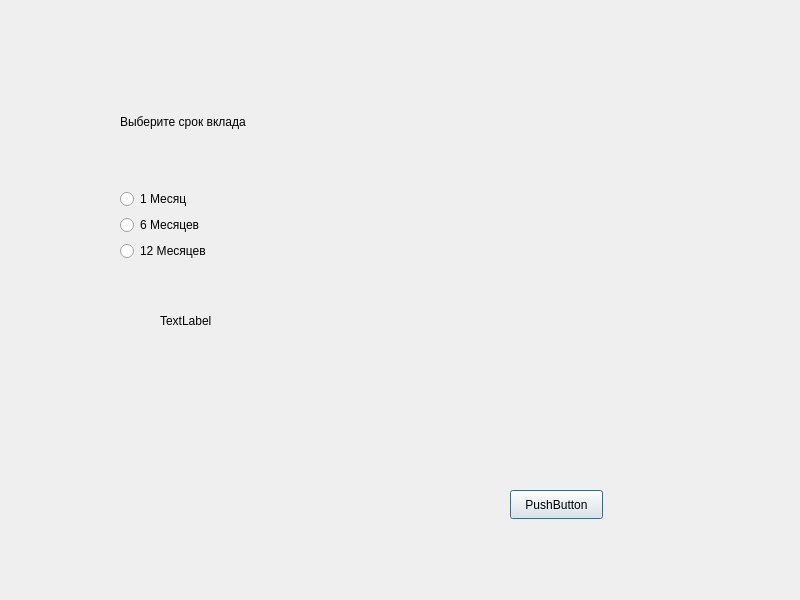
<?xml version="1.0" encoding="UTF-8"?>
<ui version="4.0">
 <class>Dialog</class>
 <widget class="QDialog" name="Dialog">
  <property name="geometry">
   <rect>
    <x>0</x>
    <y>0</y>
    <width>800</width>
    <height>600</height>
   </rect>
  </property>
  <property name="windowTitle">
   <string>Dialog</string>
  </property>
  <widget class="QPushButton" name="pushButton">
   <property name="geometry">
    <rect>
     <x>510</x>
     <y>490</y>
     <width>93</width>
     <height>29</height>
    </rect>
   </property>
   <property name="text">
    <string>PushButton</string>
   </property>
  </widget>
  <widget class="QLabel" name="lblInfo">
   <property name="geometry">
    <rect>
     <x>160</x>
     <y>310</y>
     <width>301</width>
     <height>21</height>
    </rect>
   </property>
   <property name="text">
    <string>TextLabel</string>
   </property>
  </widget>
  <widget class="QWidget" name="">
   <property name="geometry">
    <rect>
     <x>120</x>
     <y>60</y>
     <width>181</width>
     <height>201</height>
    </rect>
   </property>
   <layout class="QVBoxLayout" name="verticalLayout">
    <item>
     <widget class="QLabel" name="lblCredit">
      <property name="text">
       <string>Выберите срок вклада</string>
      </property>
     </widget>
    </item>
    <item>
     <widget class="QRadioButton" name="rb_1_month">
      <property name="text">
       <string>1 Месяц</string>
      </property>
     </widget>
    </item>
    <item>
     <widget class="QRadioButton" name="rb_6_month">
      <property name="text">
       <string>6 Месяцев</string>
      </property>
     </widget>
    </item>
    <item>
     <widget class="QRadioButton" name="rb_12_month">
      <property name="text">
       <string>12 Месяцев</string>
      </property>
     </widget>
    </item>
   </layout>
  </widget>
 </widget>
 <resources/>
 <connections/>
</ui>
